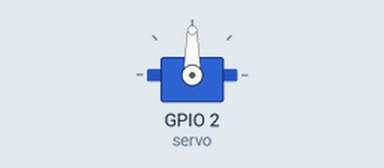
Recording of a program running on a simulated ESP32 board running MicroPython. On the bench: servo. Servo angles are drawn from the pulse width (0.5 ms = 0°, 2.5 ms = 180°).

Above: at 0.05 s.
At 2.5 s:
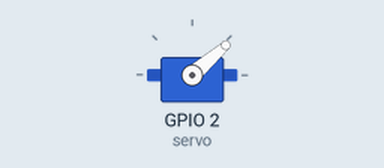
At 5.0 s:
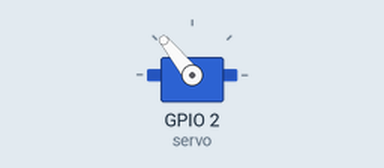
At 10.0 s:
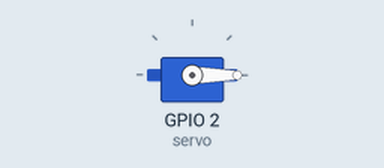
Timing chart, 0 to 13.0 s (numbered marks = the images above):
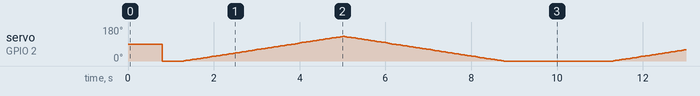

The program:

test2_nolib.py
```python
#Bibliothek zum ansteuern der GPIO Pins
from machine import Pin, PWM
#Bibliothek welche die Funktion enthält den Ablauf zu Pausieren
import time

#der Servomotor ist am GPIO 2 angeschlossen
#die Arbeitsfrequenz ist 50Hz
servo = PWM(Pin(2), freq=50, duty=77)

#Variable für den Wert einer Pause zwischen den
#Schritten des Servomotors
PAUSE = 0.05

#Endlosschleife
while(True):
  #Schleife von 0 bis 100
  for duty in range(0,100):
    servo.duty(duty)
    time.sleep(PAUSE)

  #Schleife von 100 bis 0
  for duty in range(100,0, -1):
    servo.duty(duty)
    time.sleep(PAUSE)
```
